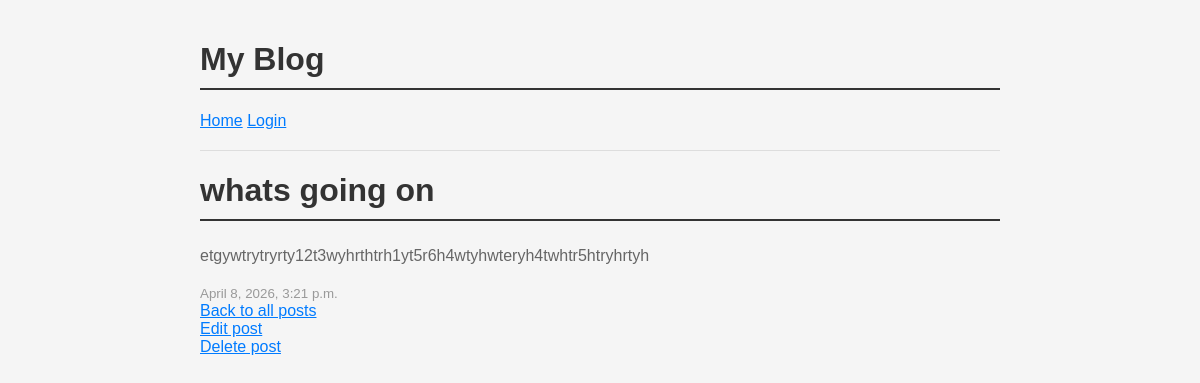
Screenshot of /blog/post/4/ with the database file from the repository.
### blog/models.py (models this page shows, shortened)
class Post(models.Model):
    title = models.CharField(max_length=200)
    body = models.TextField()
    created_at = models.DateTimeField(auto_now_add=True)

### blog/views.py (the view)
# urls.py: path('post/<int:pk>/', views.post_detail, name='post_detail'),
def post_detail(request, pk):
    post = get_object_or_404(Post, pk=pk)
    return render(request, 'blog/post_detail.html', {'post': post})

### blog/templates/blog/post_detail.html
{% extends 'blog/base.html' %}
{% block content %}
    <h1>{{ post.title }}</h1>
    <p>{{ post.body }}</p>
    <small>{{ post.created_at }}</small>
    <br>
    <a href="{% url 'post_list' %}">Back to all posts</a>
    <br>
    <a href="{% url 'post_edit' pk=post.pk %}">Edit post</a>
    <br>
    <a href="{% url 'post_delete' pk=post.pk %}">Delete post</a>
 {% endblock %}

### blog/static/blog/style.css (style rules this page uses)
body { font-family: Arial, sans-serif; max-width: 800px; margin: 0 auto; padding: 20px; background-color: #f5f5f5; }
h1 { color: #333; border-bottom: 2px solid #333; padding-bottom: 10px; }
p { color: #666; line-height: 1.6; }
small { color: #999; }
a { color: #007bff; }

### rows the page displays
Post: title "whats going on", body "etgywtrytryrty12t3wyhrthtrh1yt5r6h4wtyhwteryh4twhtr5htryhrtyh", created_at "April 8, 2026, 3:21 p.m."
